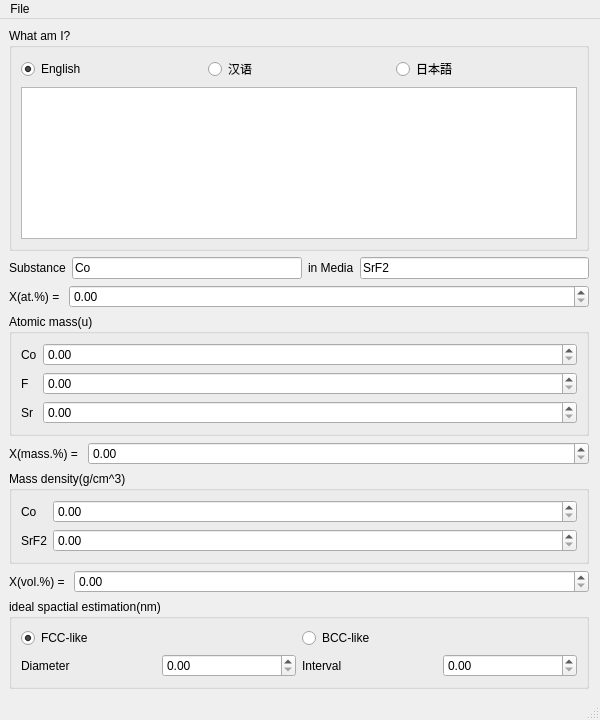
<?xml version="1.0" encoding="UTF-8"?>
<ui version="4.0">
 <class>MainWindow</class>
 <widget class="QMainWindow" name="MainWindow">
  <property name="geometry">
   <rect>
    <x>0</x>
    <y>0</y>
    <width>600</width>
    <height>720</height>
   </rect>
  </property>
  <property name="sizePolicy">
   <sizepolicy hsizetype="Preferred" vsizetype="Preferred">
    <horstretch>0</horstretch>
    <verstretch>0</verstretch>
   </sizepolicy>
  </property>
  <property name="windowTitle">
   <string>at.%-mass.%-vol.% Converter by 誠</string>
  </property>
  <property name="windowIcon">
   <iconset resource="converter.qrc">
    <normaloff>:/icon/ユウカ.ico</normaloff>:/icon/ユウカ.ico</iconset>
  </property>
  <widget class="QWidget" name="centralwidget">
   <property name="sizePolicy">
    <sizepolicy hsizetype="Expanding" vsizetype="Expanding">
     <horstretch>0</horstretch>
     <verstretch>0</verstretch>
    </sizepolicy>
   </property>
   <layout class="QVBoxLayout" name="verticalLayout" stretch="1,0,0,0,0,0,0,0">
    <property name="sizeConstraint">
     <enum>QLayout::SetDefaultConstraint</enum>
    </property>
    <property name="rightMargin">
     <number>11</number>
    </property>
    <item>
     <widget class="QGroupBox" name="groupBox_intro">
      <property name="title">
       <string>What am I?</string>
      </property>
      <layout class="QVBoxLayout" name="verticalLayout_4" stretch="0,1">
       <item>
        <layout class="QHBoxLayout" name="horizontalLayout">
         <item>
          <widget class="QRadioButton" name="radioButton_intro_en">
           <property name="text">
            <string>English</string>
           </property>
           <property name="checked">
            <bool>true</bool>
           </property>
          </widget>
         </item>
         <item>
          <widget class="QRadioButton" name="radioButton_intro_cn">
           <property name="text">
            <string>汉语</string>
           </property>
          </widget>
         </item>
         <item>
          <widget class="QRadioButton" name="radioButton_intro_jp">
           <property name="text">
            <string>日本語</string>
           </property>
          </widget>
         </item>
        </layout>
       </item>
       <item>
        <widget class="QTextEdit" name="textEdit_intro">
         <property name="enabled">
          <bool>true</bool>
         </property>
         <property name="readOnly">
          <bool>true</bool>
         </property>
         <property name="html">
          <string>&lt;!DOCTYPE HTML PUBLIC &quot;-//W3C//DTD HTML 4.0//EN&quot; &quot;http://www.w3.org/TR/REC-html40/strict.dtd&quot;&gt;
&lt;html&gt;&lt;head&gt;&lt;meta name=&quot;qrichtext&quot; content=&quot;1&quot; /&gt;&lt;style type=&quot;text/css&quot;&gt;
p, li { white-space: pre-wrap; }
&lt;/style&gt;&lt;/head&gt;&lt;body style=&quot; font-family:'SimSun'; font-size:9.07563pt; font-weight:400; font-style:normal;&quot;&gt;
&lt;p style=&quot;-qt-paragraph-type:empty; margin-top:0px; margin-bottom:0px; margin-left:0px; margin-right:0px; -qt-block-indent:0; text-indent:0px; font-size:9.07563pt;&quot;&gt;&lt;br /&gt;&lt;/p&gt;&lt;/body&gt;&lt;/html&gt;</string>
         </property>
        </widget>
       </item>
      </layout>
     </widget>
    </item>
    <item>
     <layout class="QHBoxLayout" name="horizontalLayout_setting">
      <item>
       <widget class="QLabel" name="label_substance">
        <property name="text">
         <string>Substance</string>
        </property>
       </widget>
      </item>
      <item>
       <widget class="QLineEdit" name="lineEdit_substance">
        <property name="inputMask">
         <string/>
        </property>
        <property name="text">
         <string>Co</string>
        </property>
       </widget>
      </item>
      <item>
       <widget class="QLabel" name="label_media">
        <property name="text">
         <string>in Media</string>
        </property>
       </widget>
      </item>
      <item>
       <widget class="QLineEdit" name="lineEdit_media">
        <property name="text">
         <string>SrF2</string>
        </property>
       </widget>
      </item>
     </layout>
    </item>
    <item>
     <layout class="QHBoxLayout" name="horizontalLayout_at" stretch="0,1">
      <item>
       <widget class="QLabel" name="label_at">
        <property name="text">
         <string>X(at.%) = </string>
        </property>
       </widget>
      </item>
      <item>
       <widget class="QDoubleSpinBox" name="doubleSpinBox_at">
        <property name="singleStep">
         <double>0.500000000000000</double>
        </property>
       </widget>
      </item>
     </layout>
    </item>
    <item>
     <widget class="QGroupBox" name="groupBox_atomicmass">
      <property name="title">
       <string>Atomic mass(u)</string>
      </property>
      <layout class="QFormLayout" name="formLayout_2">
       <item row="0" column="0">
        <widget class="QLabel" name="label_atomicmass_1">
         <property name="text">
          <string>Co</string>
         </property>
        </widget>
       </item>
       <item row="0" column="1">
        <widget class="QDoubleSpinBox" name="doubleSpinBox_atomicmass_1">
         <property name="readOnly">
          <bool>false</bool>
         </property>
        </widget>
       </item>
       <item row="1" column="0">
        <widget class="QLabel" name="label_atomicmass_2">
         <property name="text">
          <string>F</string>
         </property>
        </widget>
       </item>
       <item row="1" column="1">
        <widget class="QDoubleSpinBox" name="doubleSpinBox_atomicmass_2">
         <property name="readOnly">
          <bool>false</bool>
         </property>
        </widget>
       </item>
       <item row="2" column="0">
        <widget class="QLabel" name="label_atomicmass_3">
         <property name="text">
          <string>Sr</string>
         </property>
        </widget>
       </item>
       <item row="2" column="1">
        <widget class="QDoubleSpinBox" name="doubleSpinBox_atomicmass_3">
         <property name="readOnly">
          <bool>false</bool>
         </property>
        </widget>
       </item>
      </layout>
     </widget>
    </item>
    <item>
     <layout class="QHBoxLayout" name="horizontalLayout_mass" stretch="0,1">
      <item>
       <widget class="QLabel" name="label_mass">
        <property name="text">
         <string>X(mass.%) = </string>
        </property>
       </widget>
      </item>
      <item>
       <widget class="QDoubleSpinBox" name="doubleSpinBox_mass">
        <property name="singleStep">
         <double>0.500000000000000</double>
        </property>
       </widget>
      </item>
     </layout>
    </item>
    <item>
     <widget class="QGroupBox" name="groupBox_massdensity">
      <property name="title">
       <string>Mass density(g/cm^3)</string>
      </property>
      <layout class="QFormLayout" name="formLayout">
       <item row="0" column="0">
        <widget class="QLabel" name="label_massdensity_1">
         <property name="text">
          <string>Co</string>
         </property>
        </widget>
       </item>
       <item row="0" column="1">
        <widget class="QDoubleSpinBox" name="doubleSpinBox_massdensity_1">
         <property name="singleStep">
          <double>0.050000000000000</double>
         </property>
        </widget>
       </item>
       <item row="1" column="0">
        <widget class="QLabel" name="label_massdensity_2">
         <property name="text">
          <string>SrF2</string>
         </property>
        </widget>
       </item>
       <item row="1" column="1">
        <widget class="QDoubleSpinBox" name="doubleSpinBox_massdensity_2">
         <property name="singleStep">
          <double>0.050000000000000</double>
         </property>
        </widget>
       </item>
      </layout>
     </widget>
    </item>
    <item>
     <layout class="QHBoxLayout" name="horizontalLayout_vol" stretch="0,1">
      <item>
       <widget class="QLabel" name="label_vol">
        <property name="text">
         <string>X(vol.%) = </string>
        </property>
       </widget>
      </item>
      <item>
       <widget class="QDoubleSpinBox" name="doubleSpinBox_vol">
        <property name="singleStep">
         <double>0.500000000000000</double>
        </property>
       </widget>
      </item>
     </layout>
    </item>
    <item>
     <widget class="QGroupBox" name="groupBox_estimation">
      <property name="title">
       <string>ideal spactial estimation(nm)</string>
      </property>
      <layout class="QVBoxLayout" name="verticalLayout_2">
       <item>
        <layout class="QHBoxLayout" name="horizontalLayout_estimation_1">
         <item>
          <widget class="QRadioButton" name="radioButton_estimation_fcc">
           <property name="text">
            <string>FCC-like</string>
           </property>
           <property name="checked">
            <bool>true</bool>
           </property>
          </widget>
         </item>
         <item>
          <widget class="QRadioButton" name="radioButton_estimation_bcc">
           <property name="text">
            <string>BCC-like</string>
           </property>
          </widget>
         </item>
        </layout>
       </item>
       <item>
        <layout class="QHBoxLayout" name="horizontalLayout_estimation_2">
         <item>
          <widget class="QLabel" name="label_estimation_diameter">
           <property name="text">
            <string>Diameter</string>
           </property>
          </widget>
         </item>
         <item>
          <widget class="QDoubleSpinBox" name="doubleSpinBox_estimation_diameter">
           <property name="singleStep">
            <double>0.100000000000000</double>
           </property>
          </widget>
         </item>
         <item>
          <widget class="QLabel" name="label_estimation_interval">
           <property name="text">
            <string>Interval</string>
           </property>
          </widget>
         </item>
         <item>
          <widget class="QDoubleSpinBox" name="doubleSpinBox_estimation_interval">
           <property name="singleStep">
            <double>0.100000000000000</double>
           </property>
          </widget>
         </item>
        </layout>
       </item>
      </layout>
     </widget>
    </item>
   </layout>
  </widget>
  <widget class="QMenuBar" name="menubar">
   <property name="geometry">
    <rect>
     <x>0</x>
     <y>0</y>
     <width>600</width>
     <height>26</height>
    </rect>
   </property>
   <widget class="QMenu" name="menuFile">
    <property name="title">
     <string>File</string>
    </property>
    <addaction name="actionQuit"/>
   </widget>
   <addaction name="menuFile"/>
  </widget>
  <widget class="QStatusBar" name="statusbar"/>
  <action name="actionQuit">
   <property name="text">
    <string>Quit</string>
   </property>
  </action>
 </widget>
 <resources>
  <include location="converter.qrc"/>
 </resources>
 <connections/>
</ui>
